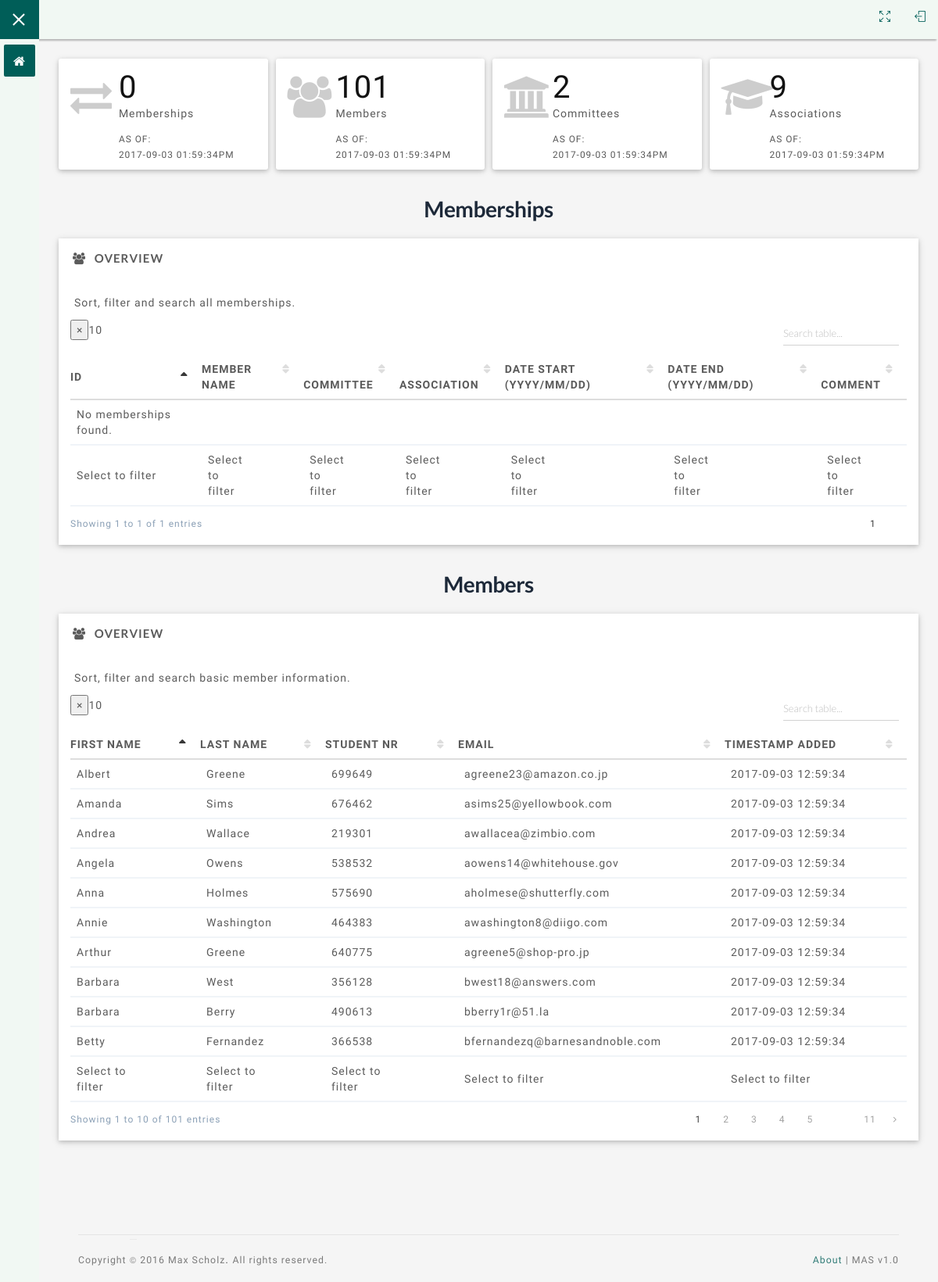
/App/search/index.php (signed in), run on the app's committed database.
### tables this page shows
CREATE TABLE IF NOT EXISTS `members` (
  `member_id` int(11) NOT NULL AUTO_INCREMENT,
  `fname` varchar(45) NOT NULL,
  `lname` varchar(45) NOT NULL,
  `student_nr` int(6) DEFAULT NULL,
  `email` varchar(50) NOT NULL,
  `timestamp_added` timestamp NOT NULL DEFAULT CURRENT_TIMESTAMP,
  PRIMARY KEY (`member_id`)
);

### App/search/index.php (the view, shortened to what the rows shown need)
<?php
include_once('./db/DBHandler_ro.php');
$db = new DbHandler();
?>
<!DOCTYPE html>
<html lang="en">
    <head>
        <link href="../assets/css/bundle.css" rel="stylesheet"/>
        <link href="../assets/md-layout/material-design/css/material.css" rel="stylesheet"/>
        <link href="../assets/md-layout/css/layout.css" rel="stylesheet"/>
        <link href="../assets/plugins/datatables/dataTables.min.css" rel="stylesheet"/>
    </head>
    <body class="fixed-topbar fixed-sidebar sidebar-collapsed theme-sltl color-green">
        <section>
            <div class="main-content">
                <div class="page-content page-thin">
                    <div class="row">
                        <div class="col-sm-3">
                          <div class="row">
                            <div class="col-md-12">
                              <div class="panel no-bd bd-3 panel-stat">
                                <div class="panel-body p-15 p-b-0">
                                  <div class="row m-b-10">
                                    <div class="col-xs-9">
                                            <h1 class="f-40 m-0 w-300 text-primary">
                                            <?php
                                                $result = $db->getNrOfMemberships();
                                                if ($result != null) {
                                                    echo $result;
                                                } else {
                                                    echo "0";
                                                }
                                            ?>
                                            </h1>
                                    </div>
                                  </div>
                                </div>
                              </div>
                            </div>
                          </div>
                        </div>
                        <div class="col-sm-3">
                          <div class="row">
                            <div class="col-md-12">
                              <div class="panel no-bd bd-3 panel-stat">
                                <div class="panel-body p-15 p-b-0">
                                  <div class="row m-b-10">
                                    <div class="col-xs-9">
                                            <h1 class="f-40 m-0 w-300 text-primary">
                                            <?php
                                                $result = $db->getNrOfMembers();
                                                if ($result != null) {
                                                    echo $result;
                                                } else {
                                                    echo "0";
                                                }
                                            ?>
                                            </h1>
                                    </div>
                                </div>
                              </div>
                            </div>
                          </div>
                        </div>
                        </div>
                        <div class="col-sm-3">
                          <div class="row">
                            <div class="col-md-12">
                              <div class="panel no-bd bd-3 panel-stat">
                                <div class="panel-body p-15 p-b-0">
                                  <div class="row m-b-10">
                                    <div class="col-xs-9">
                                            <h1 class="f-40 m-0 w-300 text-primary">
                                            <?php
                                                $result = $db->getNrOfCommittees();
                                                if ($result != null) {
                                                    echo $result;
                                                } else {
                                                    echo "0";
                                                }
                                            ?>
                                            </h1>
                                    </div>
                                </div>
                              </div>
                            </div>
                          </div>
                        </div>
                        </div>
                        <div class="col-sm-3">
                          <div class="row">
                            <div class="col-md-12">
                              <div class="panel no-bd bd-3 panel-stat">
                                <div class="panel-body p-15 p-b-0">
                                  <div class="row m-b-10">
                                    <div class="col-xs-9">
                                            <h1 class="f-40 m-0 w-300 text-primary">
                                            <?php
                                                $result = $db->getNrOfAssociations();
                                                if ($result != null) {
                                                    echo $result;
                                                } else {
                                                    echo "0";
                                                }
                                            ?>
                                            </h1>
                                    </div>
                                </div>
                              </div>
                            </div>
                          </div>
                        </div>
                        </div>
                    </div>
                    <div class="header text-center">
                        <h2><strong>Memberships</strong></h2>
                    </div>
                    <div class="row">
                        <div class="col-lg-12">
                            <div class="panel">
                                <div class="panel-content">
                                    <div class="row">
                                        <table class="col-sm-12 table table-hover table-dynamic filter-select">
                                            <thead>
                                                <tr>
                                                    <th>
                                                        ID
                                                    </th>
                                                    <th>
                                                        Member Name
                                                    </th>
                                                    <th>
                                                        Committee
                                                    </th>
                                                    <th>
                                                        Association
                                                    </th>
                                                    <th>
                                                        Date Start (YYYY/MM/DD)
                                                    </th>
                                                    <th>
                                                        Date End (YYYY/MM/DD)
                                                    </th>
                                                    <th>
                                                        Comment
                                                    </th>
                                                </tr>
                                            </thead>
                                        </table>
                                    </div>
                                </div>
                            </div>
                        </div>
                    </div>
                    <div class="header text-center">
                        <h2><strong>Members</strong></h2>
                    </div>
                    <div class="row">
                        <div class="col-lg-12">
                            <div class="panel">
                                <div class="panel-content">
                                    <div class="row">
                                        <table class="col-sm-12 table table-hover table-dynamic filter-select">
                                            <thead>
                                                <tr>
                                                    <th>
                                                        First Name
                                                    </th>
                                                    <th>
                                                        Last Name
                                                    </th>
                                                    <th>
                                                        Student Nr
                                                    </th>
                                                    <th>
                                                        Email
                                                    </th>
                                                    <th>
                                                        Timestamp Added
                                                    </th>
                                                </tr>
                                            </thead>
                                            <tbody>
                                                <?php
                                                $result = $db->getAllMembersPersonal();
                                                if (count($result) > 0) {
                                                    for ($x = 0; $x < count($result); $x++) {
                                                        $row = $result[$x];
                                                        echo "
                                                            <tr>
                                                                <td>
                                                                    ".htmlentities($row['fname'], ENT_HTML5, 'UTF-8')."
                                                                </td>
                                                                <td>
                                                                    ".htmlentities($row['lname'], ENT_HTML5, 'UTF-8')."
                                                                </td>
                                                                <td>
                                                                    ".htmlentities($row['student_nr'], ENT_HTML5, 'UTF-8')."
                                                                </td>
                                                                <td>
                                                                    ".htmlentities($row['email'], ENT_HTML5, 'UTF-8')."
                                                                </td>
                                                                <td>
                                                                    ".htmlentities($row['timestamp_added'], ENT_HTML5, 'UTF-8')."
                                                                </td>
                                                            </tr>
                                                        ";
                                                    }
                                                }
                                                ?>
                                            </tbody>
                                        </table>
                                    </div>
                                </div>
                            </div>
                        </div>
                    </div>
                </div>
            </div>
        </section>
    </body>
</html>

### data on the page
members: fname "Arthur", lname "Greene", student_nr "640775", email "agreene5@shop-pro.jp", timestamp_added "2017-09-03 12:59:34"
members: fname "Annie", lname "Washington", student_nr "464383", email "awashington8@diigo.com", timestamp_added "2017-09-03 12:59:34"
members: fname "Andrea", lname "Wallace", student_nr "219301", email "awallacea@zimbio.com", timestamp_added "2017-09-03 12:59:34"
members: fname "Anna", lname "Holmes", student_nr "575690", email "aholmese@shutterfly.com", timestamp_added "2017-09-03 12:59:34"
members: fname "Betty", lname "Fernandez", student_nr "366538", email "bfernandezq@barnesandnoble.com", timestamp_added "2017-09-03 12:59:34"
members: fname "Angela", lname "Owens", student_nr "538532", email "aowens14@whitehouse.gov", timestamp_added "2017-09-03 12:59:34"
members: fname "Barbara", lname "West", student_nr "356128", email "bwest18@answers.com", timestamp_added "2017-09-03 12:59:34"
members: fname "Barbara", lname "Berry", student_nr "490613", email "bberry1r@51.la", timestamp_added "2017-09-03 12:59:34"
members: fname "Albert", lname "Greene", student_nr "699649", email "agreene23@amazon.co.jp", timestamp_added "2017-09-03 12:59:34"
members: fname "Amanda", lname "Sims", student_nr "676462", email "asims25@yellowbook.com", timestamp_added "2017-09-03 12:59:34"

### other printed values
date("Y-m-d h:i:sa", $t) "2017-09-03 01:59:34PM"
$result "101"
$result "2"
$result "9"
